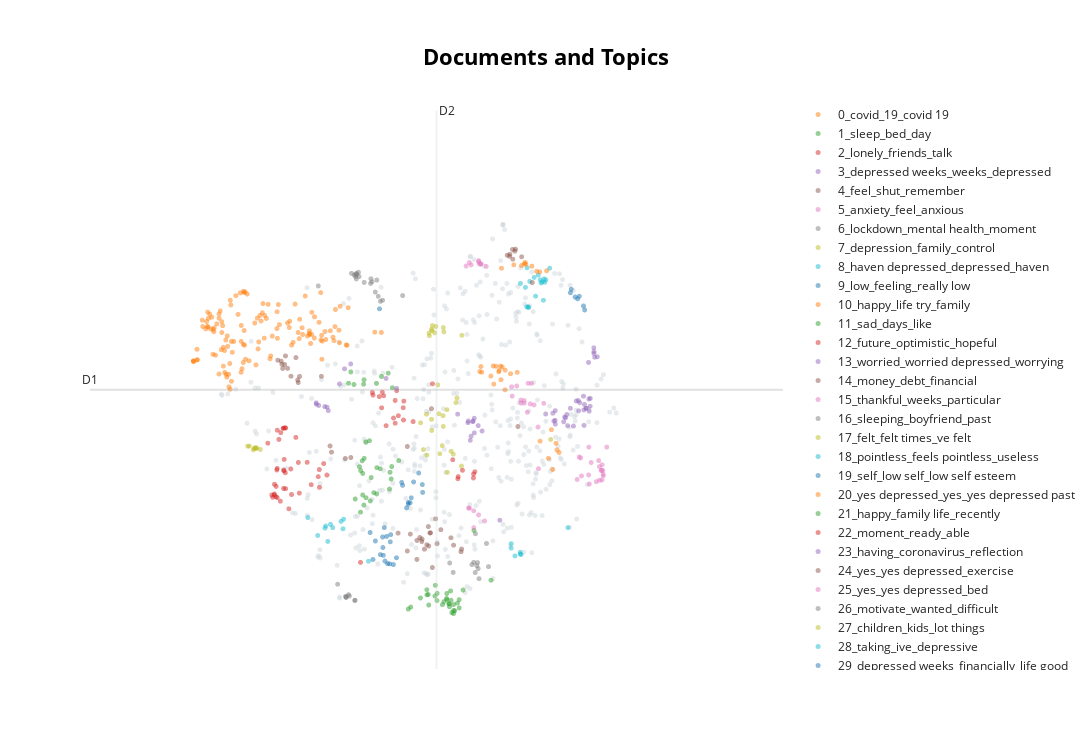

Write notebook code for a chart like this one.
### Code cell
topic_model.visualize_documents(docs=data["dep_text"],hide_annotations=True)
